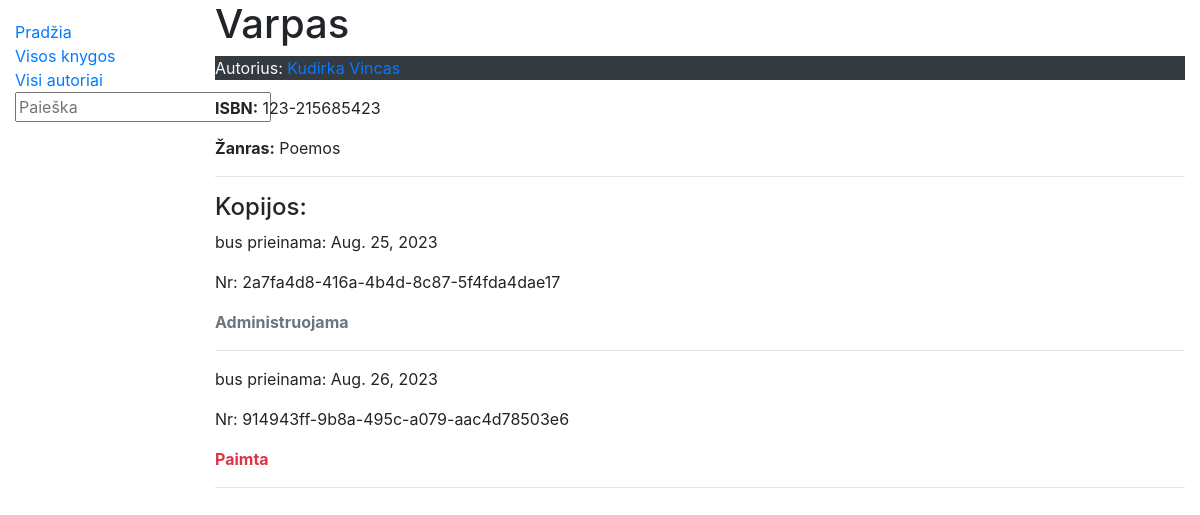
Before: /library/books/4 with the older database file.
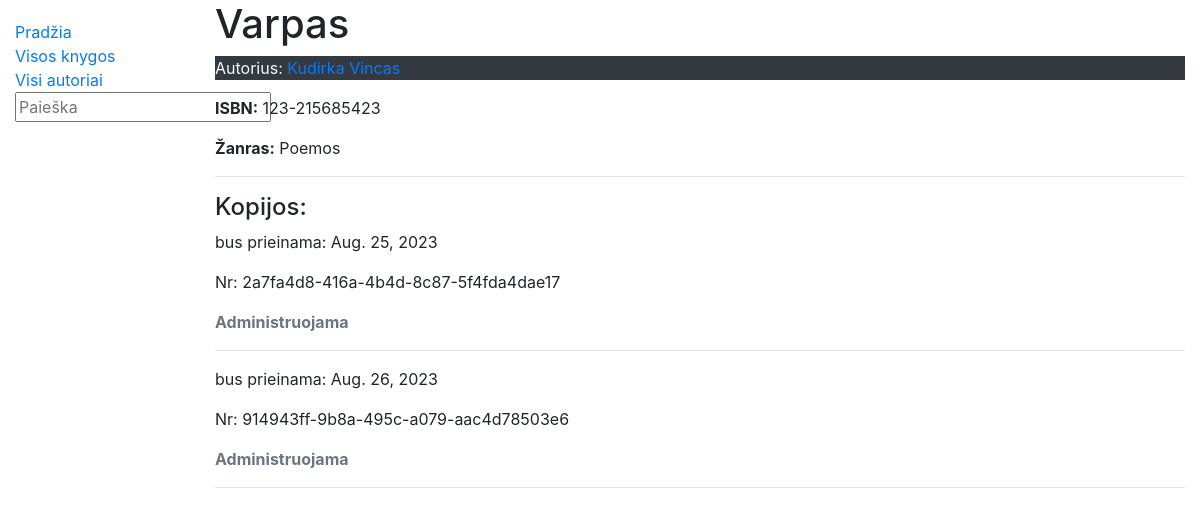
After: the same page with the newer database file.
### library/models.py (models this page shows, shortened)
class BookInstance(models.Model):
    id = models.UUIDField(primary_key=True, default=uuid.uuid4)
    book = models.ForeignKey('Book', on_delete=models.CASCADE, related_name='bookinstance_set')
    due_back = models.DateField('Bus prieinama', null=True, blank=True)
    LOAN_STATUS = (
        ('a', 'Administruojama'),
        ('p', 'Paimta'),
        ('g', 'Galima paimti'),
        ('r', 'Rezervuota')
    )
    status = models.CharField(
        max_length=1,
        choices=LOAN_STATUS,
        blank=True,
        default='a',
        help_text='Kopijos statusas'
    )
    class Meta:
        ordering = ['due_back']

### library/views.py (the view)
# urls.py: path('books/<int:pk>', views.BookDetailView.as_view(), name='book-one'),
class BookDetailView(generic.DetailView):
    model = Book
    context_object_name = 'book'
    template_name = 'book_detail.html'

### library/models.py (called while the page is built)
    def __str__(self):
        return f'{self.last_name}  {self.first_name}'

    def __str__(self):
        return self.name

### library/templates/book_detail.html
{% extends 'base.html' %}
{% block content %}
<h1>{{ book.title }}</h1>
<p class="text-light bg-dark">Autorius: <a href="{% url 'author-one' book.author.id %}">{{ book.author }}</a></p>
<p><strong>ISBN:</strong> {{ book.isbn }} </p>
<p><strong>Žanras:</strong> {{ book.genre.all|join:',' }} </p>
<hr/>
{% if book.bookinstance_set.all %}
<h4>Kopijos: </h4>
    {% for copy in book.bookinstance_set.all %}
        <p>bus prieinama: {{copy.due_back}}  </p>
        <p>Nr: {{ copy.id }}</p>
        <p class="{% if copy.status == 'p' %} text-danger
                  {% elif copy.status == 'g' %} text-success
                  {% elif copy.status == 'a' %} text-muted
                  {% else %} text-warning bg-dark
                  {% endif %}">
            <strong>{{ copy.get_status_display }}</strong></p>
<hr/>
    {% endfor %}
{% else %}
    <p>Leidinio kopijų bibliotekoje nėra</p>
{% endif %}
{% endblock %}

Changed rows visible on the page:
changed BookInstance "Aug. 26, 2023": status "Paimta" → "Administruojama"
